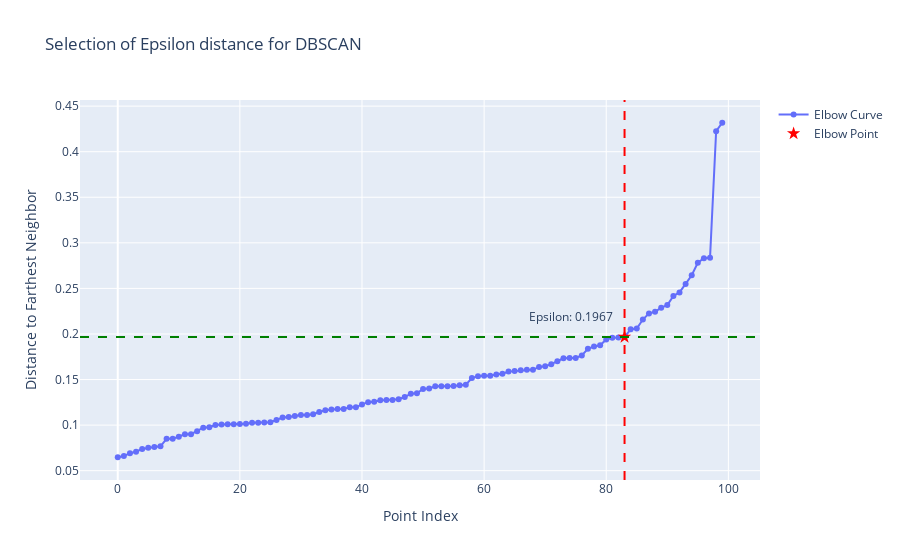

Notebook code cell kept with this figure:
### Code cell
# plot_elbow_curve(asvd_blobs.nnn_distances, asvd_blobs.elbow_point)
plot_elbow_curve(asvd_quadrants.nnn_distances, asvd_quadrants.elbow_point)

### Figure 1 — Plotly figure (JSON) as saved in the notebook; plotly's stock layout.template omitted (floating-point values rounded to 4 significant figures)
{"data": [{"mode": "lines+markers", "name": "Elbow Curve", "type": "scatter", "x": [0, 1, 2, 3, 4, 5, 6, 7, 8, 9, 10, 11, 12, 13, 14, 15, 16, 17, 18, 19, 20, 21, 22, 23, 24, 25, 26, 27, 28, 29, 30, 31, 32, 33, 34, 35, 36, 37, 38, 39, 40, 41, 42, 43, 44, 45, 46, 47, 48, 49, 50, 51, 52, 53, 54, 55, 56, 57, 58, 59, 60, 61, 62, 63, 64, 65, 66, 67, 68, 69, 70, 71, 72, 73, 74, 75, 76, 77, 78, 79, 80, 81, 82, 83, 84, 85, 86, 87, 88, 89, 90, 91, 92, 93, 94, 95, 96, 97, 98, 99], "xaxis": "x", "y": [0.06473, 0.06599, 0.06918, 0.07085, 0.0737, 0.07519, 0.07607, 0.07668, 0.08495, 0.08495, 0.08732, 0.08996, 0.09004, 0.09329, 0.09719, 0.09762, 0.1001, 0.1007, 0.1009, 0.1009, 0.1012, 0.1014, 0.1026, 0.1027, 0.1029, 0.1032, 0.1057, 0.1084, 0.109, 0.1099, 0.1112, 0.1112, 0.1119, 0.1144, 0.1162, 0.1172, 0.1176, 0.1178, 0.1195, 0.1195, 0.1227, 0.1252, 0.1257, 0.1272, 0.1275, 0.1276, 0.1284, 0.1308, 0.1345, 0.1349, 0.1397, 0.1402, 0.1425, 0.1427, 0.1427, 0.143, 0.1438, 0.1443, 0.1517, 0.1537, 0.1541, 0.1541, 0.1555, 0.1563, 0.1587, 0.1593, 0.1602, 0.1609, 0.1609, 0.1636, 0.1645, 0.1669, 0.17, 0.1733, 0.1736, 0.1736, 0.1764, 0.1838, 0.1862, 0.1876, 0.194, 0.1958, 0.1962, 0.1967, 0.2051, 0.206, 0.2158, 0.2226, 0.2243, 0.2289, 0.2317, 0.2417, 0.2456, 0.2548, 0.2644, 0.2782, 0.283, 0.2837, 0.4225, 0.4318], "yaxis": "y"}, {"marker": {"color": "red", "size": 10, "symbol": "star"}, "mode": "markers", "name": "Elbow Point", "type": "scatter", "x": [83], "xaxis": "x", "y": [0.1967], "yaxis": "y"}], "layout": {"annotations": [{"showarrow": false, "text": "Epsilon: 0.1967", "x": 83, "xanchor": "right", "xshift": -10, "y": 0.1967, "yanchor": "bottom", "yshift": 10}], "hovermode": "closest", "shapes": [{"line": {"color": "red", "dash": "dash"}, "type": "line", "x0": 83, "x1": 83, "xref": "x", "y0": 0, "y1": 1, "yref": "y domain"}, {"line": {"color": "green", "dash": "dash"}, "type": "line", "x0": 0, "x1": 1, "xref": "x domain", "y0": 0.1967, "y1": 0.1967, "yref": "y"}], "showlegend": true, "title": {"text": "Selection of Epsilon distance for DBSCAN"}, "xaxis": {"anchor": "y", "domain": [0, 1], "title": {"text": "Point Index"}}, "yaxis": {"anchor": "x", "domain": [0, 1], "title": {"text": "Distance to Farthest Neighbor"}}}}
